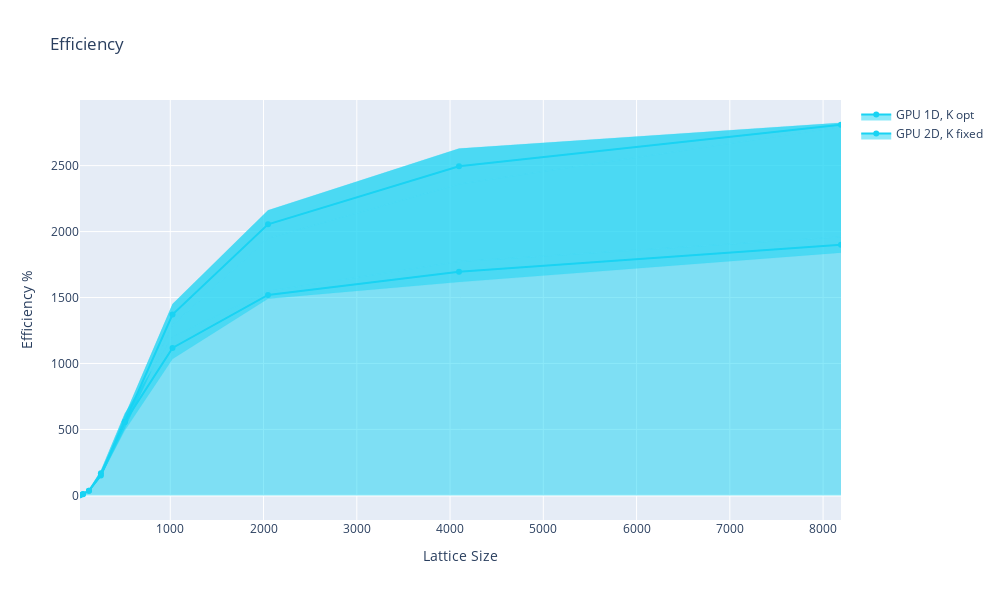

The notebook cell this image was saved under:
### Code cell
fig = go.Figure()

for i, (name, dfs, info) in enumerate(runs_gpu):
    for i, df in enumerate(dfs):
        dfs[i]["efficiency"] = 100 * (cpu_df["avgEvolveTime"] / df["avgEvolveTime"]) / info[0]
    
    df = pd.concat(dfs)
    add_mean_std_trace(fig, df, name, i + 1, "speedup")

fig.update_layout(title="Efficiency", xaxis_title='Lattice Size', yaxis_title="Efficiency %", width=1000, height=600)
fig.update_yaxes()
fig.show()

### Figure 1 — Plotly figure (JSON) as saved in the notebook; plotly's stock layout.template omitted (floating-point values rounded to 4 significant figures)
{"data": [{"fill": "tonexty", "line": {"color": "#19D3F3", "width": 0.1}, "mode": "lines", "name": "GPU 2D, K fixed upper", "showlegend": false, "type": "scatter", "x": [32, 64, 128, 256, 512, 1024, 2048, 4096, 8192], "y": [1.223, 11.2, 37.83, 159.3, 604.8, 1451.0, 2161.0, 2630.0, 2826.0]}, {"fill": "tonexty", "line": {"color": "#19D3F3"}, "mode": "lines+markers", "name": "GPU 2D, K fixed", "type": "scatter", "x": [32, 64, 128, 256, 512, 1024, 2048, 4096, 8192], "y": [1.148, 10.59, 34.65, 150.8, 556.2, 1370.0, 2055.0, 2495.0, 2810.0]}, {"fill": "tonexty", "line": {"color": "#19D3F3", "width": 0.1}, "mode": "lines", "name": "GPU 2D, K fixed lower", "showlegend": false, "type": "scatter", "x": [32, 64, 128, 256, 512, 1024, 2048, 4096, 8192], "y": [1.074, 9.983, 31.46, 142.4, 507.7, 1290.0, 1949.0, 2360.0, 2794.0]}, {"fill": "tonexty", "line": {"color": "#19D3F3", "width": 0.1}, "mode": "lines", "name": "GPU 1D, K opt upper", "showlegend": false, "type": "scatter", "x": [32, 64, 128, 256, 512, 1024, 2048, 4096, 8192], "y": [1.177, 12.83, 43.33, 188.6, 620.5, 1201.0, 1548.0, 1773.0, 1960.0]}, {"fill": "tonexty", "line": {"color": "#19D3F3"}, "mode": "lines+markers", "name": "GPU 1D, K opt", "type": "scatter", "x": [32, 64, 128, 256, 512, 1024, 2048, 4096, 8192], "y": [1.094, 9.452, 35.6, 167.2, 556.1, 1117.0, 1520.0, 1695.0, 1900.0]}, {"fill": "tonexty", "line": {"color": "#19D3F3", "width": 0.1}, "mode": "lines", "name": "GPU 1D, K opt lower", "showlegend": false, "type": "scatter", "x": [32, 64, 128, 256, 512, 1024, 2048, 4096, 8192], "y": [1.011, 6.075, 27.88, 145.9, 491.8, 1034.0, 1491.0, 1617.0, 1840.0]}], "layout": {"height": 600, "title": {"text": "Efficiency"}, "width": 1000, "xaxis": {"title": {"text": "Lattice Size"}}, "yaxis": {"title": {"text": "Efficiency %"}}}}
